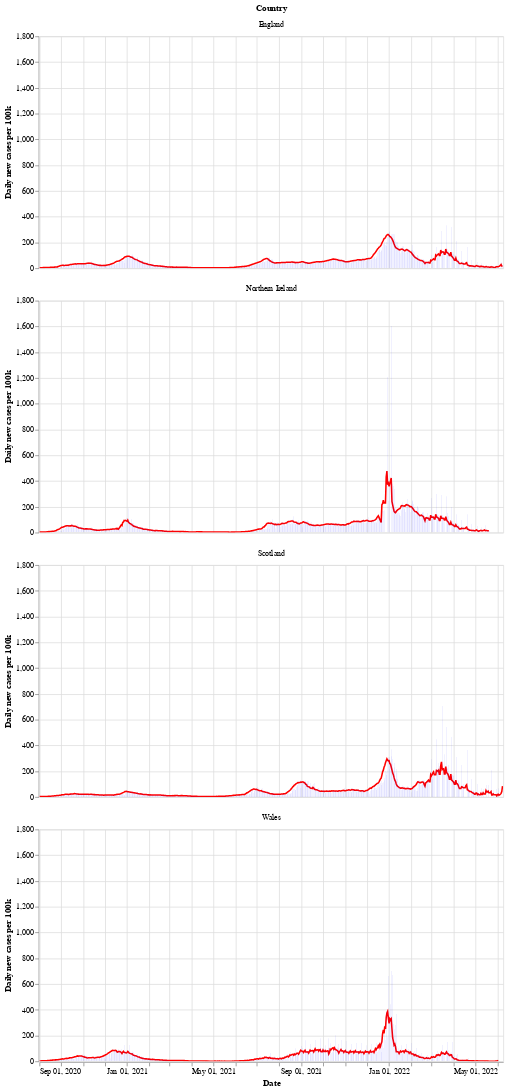

This figure's notebook cell:
### Markdown cell above
Next is a bar chart of the number of new cases in each country (per 100k population), with the 7 day moving average of cases. Again we see that Wales saw a longer period of raising and falling cases compared to the other countries.

After a period of cases falling, each nation is now seeing a rise in the number of cases - especially in Wales.

### Code cell
# collapse
bars = alt.Chart(uk_cases).mark_bar().encode(
    x=alt.X("yearmonthdate(date):T", axis=alt.Axis(title='Date')),
    y=alt.Y("newCasesRate:Q", axis=alt.Axis(title='Daily new cases per 100k')),
    tooltip='newCasesRate',
    color=alt.condition(
        alt.datum.dailyChange > 0,
        alt.value("orange"),  # The positive color
        alt.value("blue")  # The negative color
    )
).properties(title='New cases per 100k population with rolling 7 day average', width=600).interactive()
line = alt.Chart(uk_cases).mark_line(
    color='red',
    size=2,
).transform_window(
    rolling_mean='mean(newCasesRate)',
    frame=[0, 7],
    groupby=['areaName']
).encode(
    x='yearmonthdate(date):T',
    y='rolling_mean:Q'
)
alt.layer(line, bars, data=uk_cases).facet(alt.Row('areaName', title='Country'), columns=1)

### Figure 1 — Vega-Lite specification as saved in the notebook (floating-point values rounded to 4 significant figures; data arrays with more than 128 entries replaced by an {"elided": "..."} marker saying what was removed)
{"config": {"view": {"continuousWidth": 400, "continuousHeight": 300}}, "data": {"name": "data-8590be90cb2e38cbdb8eed2d48b4af61"}, "facet": {"type": "nominal", "field": "areaName", "title": "Country"}, "spec": {"layer": [{"mark": {"type": "line", "color": "red", "size": 2}, "encoding": {"x": {"type": "temporal", "field": "date", "timeUnit": "yearmonthdate"}, "y": {"type": "quantitative", "field": "rolling_mean"}}, "transform": [{"window": [{"op": "mean", "field": "newCasesRate", "as": "rolling_mean"}], "frame": [0, 7], "groupby": ["areaName"]}]}, {"mark": "bar", "encoding": {"color": {"condition": {"value": "orange", "test": "(datum.dailyChange > 0)"}, "value": "blue"}, "tooltip": {"type": "quantitative", "field": "newCasesRate"}, "x": {"type": "temporal", "axis": {"title": "Date"}, "field": "date", "timeUnit": "yearmonthdate"}, "y": {"type": "quantitative", "axis": {"title": "Daily new cases per 100k"}, "field": "newCasesRate"}}, "selection": {"selector002": {"type": "interval", "bind": "scales", "encodings": ["x", "y"]}}, "title": "New cases per 100k population with rolling 7 day average", "width": 600}]}, "columns": 1, "$schema": "https://vega.github.io/schema/vega-lite/v4.8.1.json", "datasets": {"data-8590be90cb2e38cbdb8eed2d48b4af61": {"elided": "2559 records"}}}
